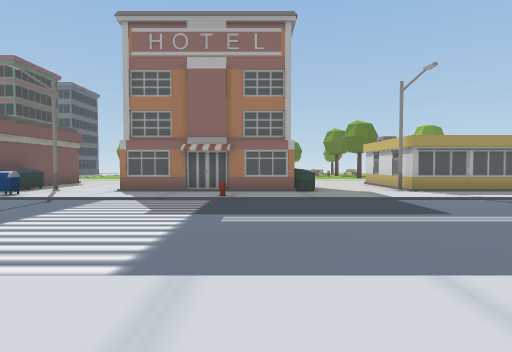
[1] (above)

24 first-person views from a walk through a 3-D level made in the Unity game engine. The camera is 1.5 m above the floor, tilts 2° down and sees 80° across. The floor is counted in squares, 2 m on a side. Each view is taken from the middle of a square. On the plan, view 1 faces up. The plan holds only what a view shows up to about 10 squares ahead; the rest is blank. The place goes on beyond the plan.

[2]
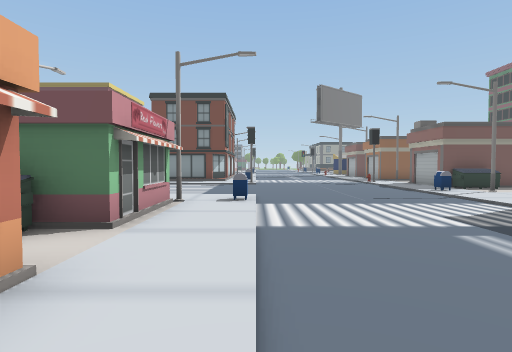

[3]
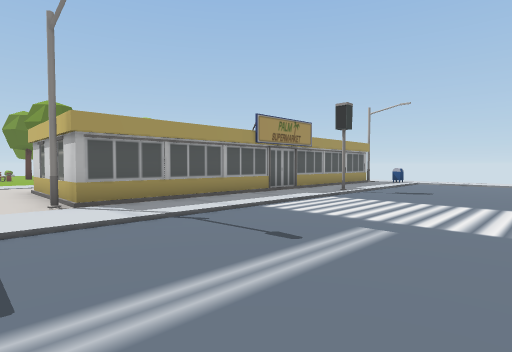

[4]
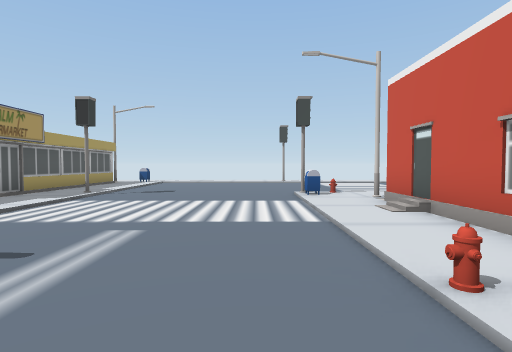

[5]
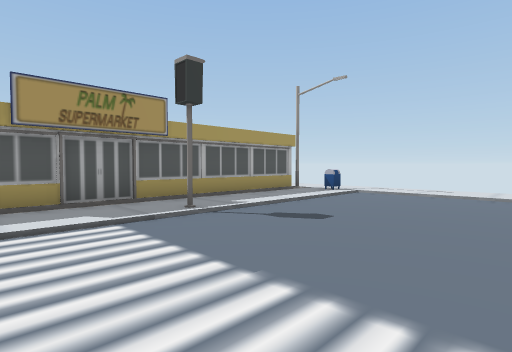

[6]
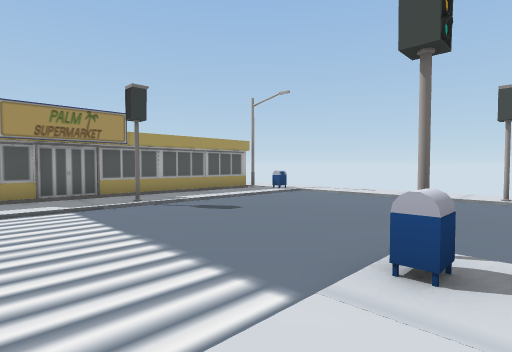

[7]
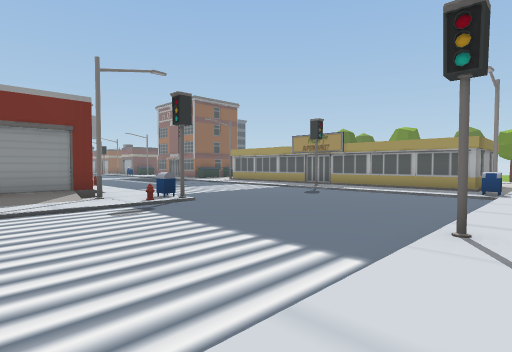

[8]
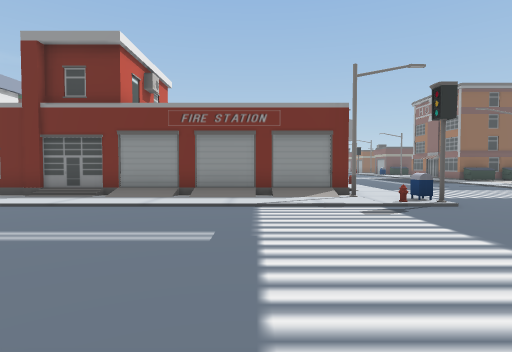

[9]
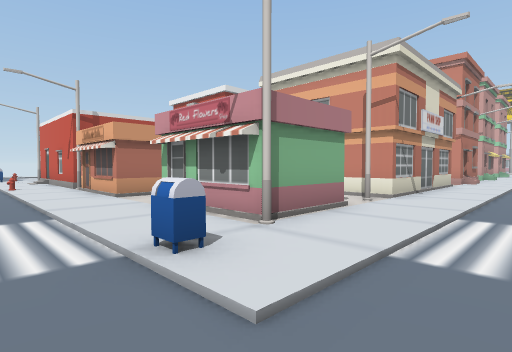

[10]
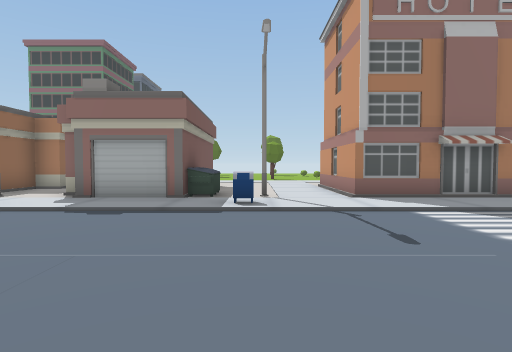

[11]
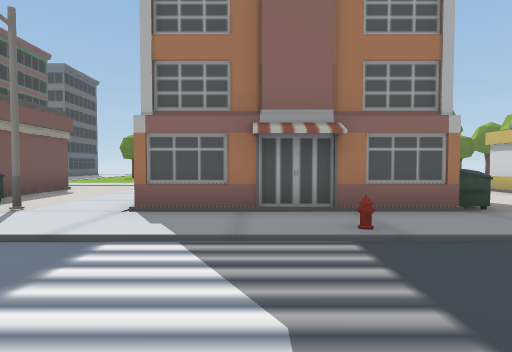

[12]
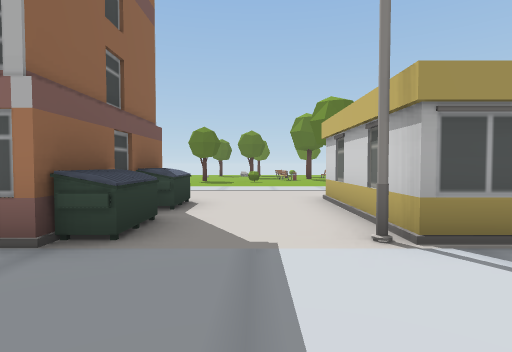

[13]
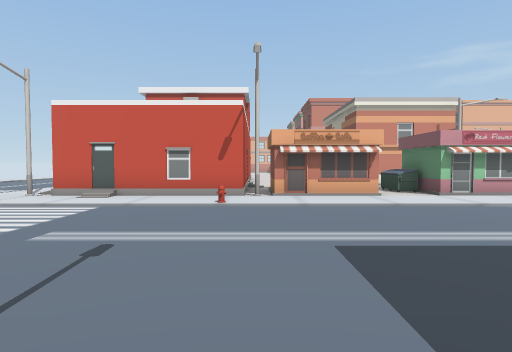

[14]
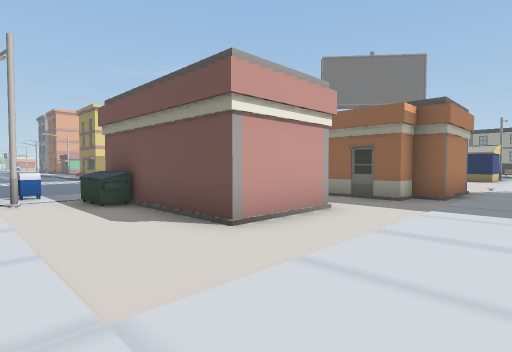

[15]
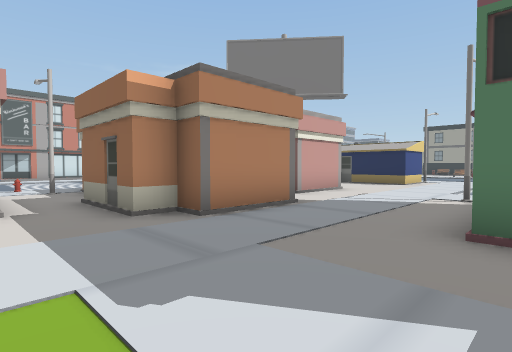

[16]
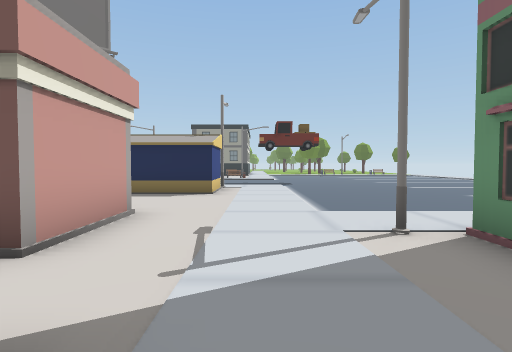

[17]
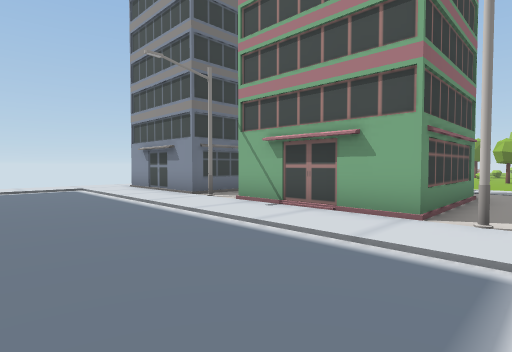

[18]
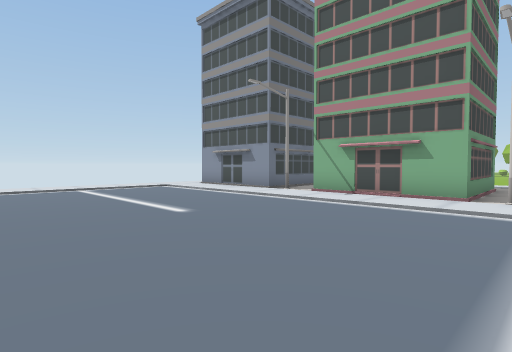

[19]
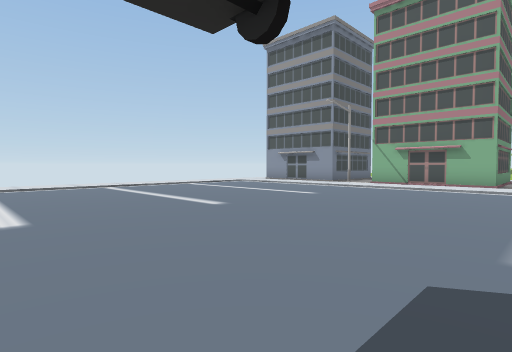

[20]
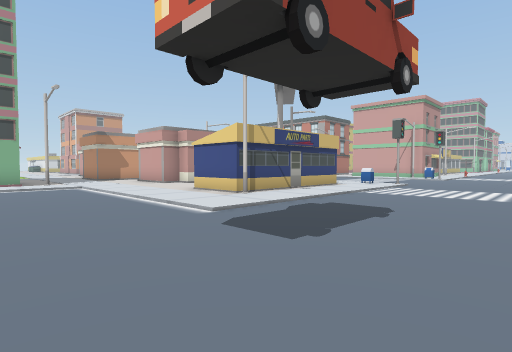

[21]
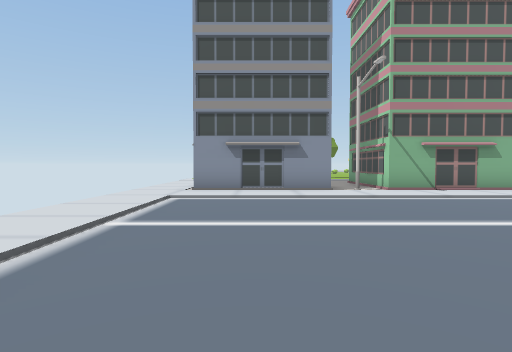

[22]
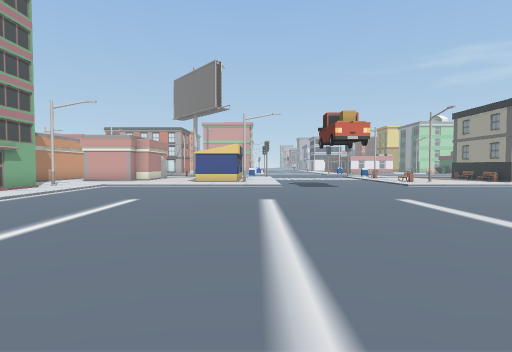

[23]
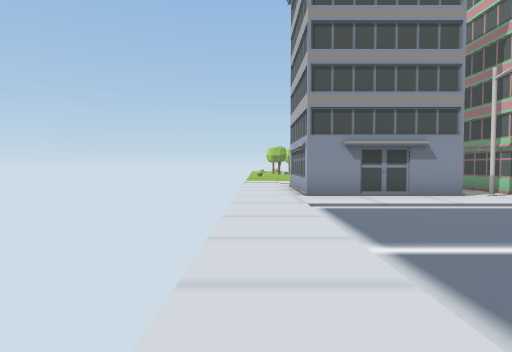

[24]
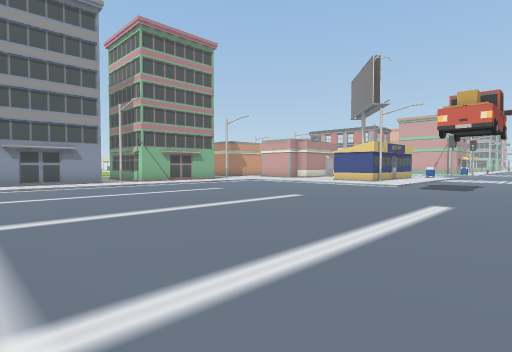

### Floor plan
Key: @ floor where view 1 was taken; # wall or solid block; . floor; / step, stairs or slope; B building; U dumpster; S streetlight; M mailbox; H hydrant; O other object.
Columns run from 31 left of view 1 to 17 right of it. Each row starts with its distance up from view 1.
 28    .. ........
 27  ////////////..
 26  .........../.#
 25  .........../.#
 24  .........../.##
 23  .........../.B#
 22  .........../.S.
 21 ............/.B##B
 20 ............/.##
 19 ............/.#
 18 ............/.#  #.. .
 17  .........../.S.....
 16  ....////////.......      .
 15  ..../........   .
 14  ..../.S#.......##B.......       ....
 13   .../.##...###. ###.###..       ....
 12   .../.# ..       ##.  #.. #B   #...#
 11   .../.#          ##.  #.. #    U...#
 10   .../.           #.. ##U. #   ##...#         #.
  9   .../             S.##BUS #####U..S###########S
  8   ...             .......M.....................M.
  7   ..              //O.////////H///////////O/////.
  6                     .........................../.
  5                       ........................./.
  4                        ......................../.
  3                         ......................./.
  2                         ../M////////H////MO....O.
  1                         ../............/..O..../.
  0                         ../SB##@#B#S####BS/..../.
 -1                         ../.###U#      ##./..../.
 -2                          ./.###U        #./..../.
 -3                           /.S           #./..../
 -4                           /.B#          #./....
 -5                           /.##          #./...
 -6                           /.#           #./..

Positions as (right, up) in squares from view 1, and headings:
1: (0, 0), facing up
2: (3, 2), facing left
3: (3, 3), facing up-right
4: (3, 3), facing right
5: (8, 3), facing up-right
6: (8, 1), facing up-right
7: (17, -2), facing up-left
8: (17, -2), facing left
9: (-6, 3), facing down-right
10: (-6, 2), facing up
11: (-2, 4), facing up
12: (3, 6), facing up
13: (4, 8), facing down
14: (-5, 16), facing down-left
15: (-10, 18), facing down-left
16: (-14, 15), facing left
17: (-22, 16), facing up-right
18: (-25, 16), facing up-right
19: (-29, 16), facing up-right
20: (-30, 19), facing down-right
21: (-26, 25), facing right
22: (-25, 28), facing down
23: (-25, 28), facing right
24: (-30, 27), facing down-right
